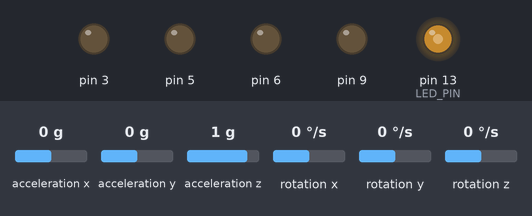
Bench run of a sketch on a simulated Arduino Leonardo, built with avr-gcc and run on an emulated ATmega32U4. On the bench: output pins drawn as LEDs (lit = HIGH). Inputs (shaded band) come from the test bench; at power-on: acceleration x 0 g, acceleration y 0 g, acceleration z 1 g, rotation x 0 °/s, rotation y 0 °/s, rotation z 0 °/s. The sensor or clock chip raises its interrupt line as the real part does.

Above: at 1.7 s.
1.8 s: acceleration x set to -0.3 g
At 2.3 s:
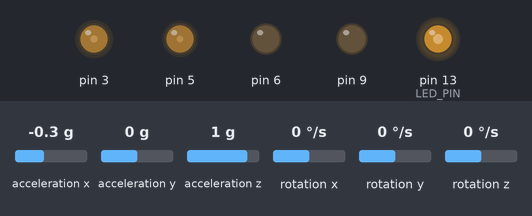
3.3 s: acceleration y set to -1.4 g
At 4.5 s:
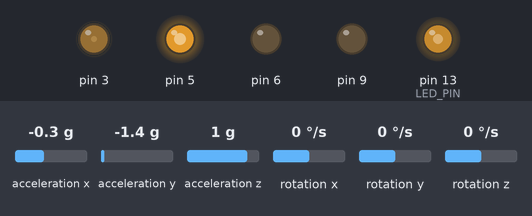
4.8 s: acceleration z set to -1.4 g
At 5.8 s:
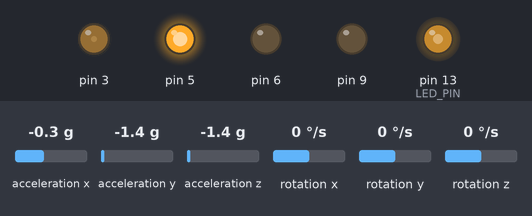
6.3 s: acceleration x set to -1.4 g
At 6.9 s:
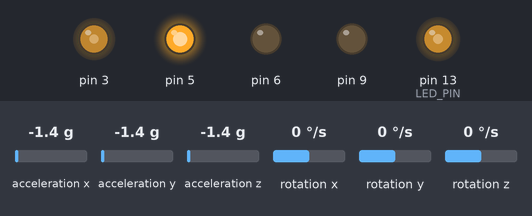
7.8 s: acceleration y set to -0.8 g
At 8.1 s:
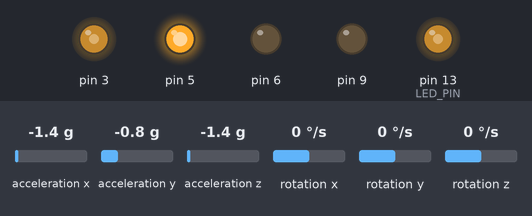
9.3 s: acceleration x set to 0 g
At 10.4 s:
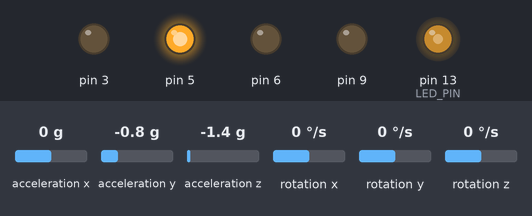
Timing chart, 0 to 11.8 s (numbered marks = the images above; inputs shaded):
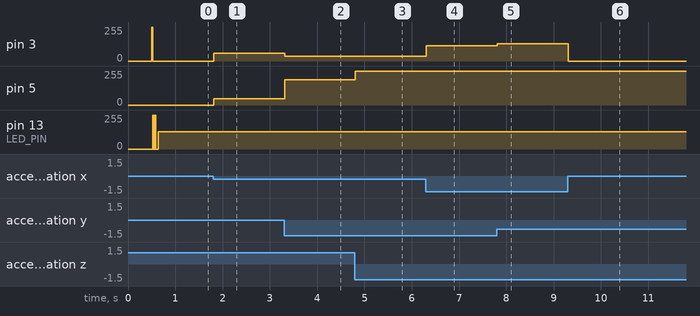

Measured:
- the behaviour switches between -0.1 and -0.2 g on acceleration x (found by bisection; images 0 and 1)
- after the input at 1.8 s, pin 3: 0/255 → 58/255 at once; pin 5: 0/255 → 48/255 at once
- after the input at 3.3 s, pin 3: 58/255 → 37/255 at once; pin 5: 48/255 → 189/255 at once
- after the input at 4.8 s, pin 3: 37/255 → 34/255 at once; pin 5: 189/255 → 255/255 at once
- after the input at 6.3 s, pin 3: 34/255 → 115/255 at once
- after the input at 7.8 s, pin 3: 115/255 → 130/255 at once
- after the input at 9.3 s, pin 3: 130/255 → 0/255 at once

The sketch:

techrip.ino
```cpp
/*
 * THE CODE IS NOT IN ITS ORIGINAL STATE!!
*/

// I2C device class (I2Cdev) demonstration Arduino sketch for MPU6050 class using DMP (MotionApps v2.0)
// 6/21/2012 by Jeff Rowberg <jeff@rowberg.net>
// Updates should (hopefully) always be available at https://github.com/jrowberg/i2cdevlib
//
// Changelog:
//      2013-05-08 - added seamless Fastwire support
//                 - added note about gyro calibration
//      2012-06-21 - added note about Arduino 1.0.1 + Leonardo compatibility error
//      2012-06-20 - improved FIFO overflow handling and simplified read process
//      2012-06-19 - completely rearranged DMP initialization code and simplification
//      2012-06-13 - pull gyro and accel data from FIFO packet instead of reading directly
//      2012-06-09 - fix broken FIFO read sequence and change interrupt detection to RISING
//      2012-06-05 - add gravity-compensated initial reference frame acceleration output
//                 - add 3D math helper file to DMP6 example sketch
//                 - add Euler output and Yaw/Pitch/Roll output formats
//      2012-06-04 - remove accel offset clearing for better results (thanks Sungon Lee)
//      2012-06-01 - fixed gyro sensitivity to be 2000 deg/sec instead of 250
//      2012-05-30 - basic DMP initialization working

/* ============================================
I2Cdev device library code is placed under the MIT license
Copyright (c) 2012 Jeff Rowberg

Permission is hereby granted, free of charge, to any person obtaining a copy
of this software and associated documentation files (the "Software"), to deal
in the Software without restriction, including without limitation the rights
to use, copy, modify, merge, publish, distribute, sublicense, and/or sell
copies of the Software, and to permit persons to whom the Software is
furnished to do so, subject to the following conditions:

The above copyright notice and this permission notice shall be included in
all copies or substantial portions of the Software.

THE SOFTWARE IS PROVIDED "AS IS", WITHOUT WARRANTY OF ANY KIND, EXPRESS OR
IMPLIED, INCLUDING BUT NOT LIMITED TO THE WARRANTIES OF MERCHANTABILITY,
FITNESS FOR A PARTICULAR PURPOSE AND NONINFRINGEMENT. IN NO EVENT SHALL THE
AUTHORS OR COPYRIGHT HOLDERS BE LIABLE FOR ANY CLAIM, DAMAGES OR OTHER
LIABILITY, WHETHER IN AN ACTION OF CONTRACT, TORT OR OTHERWISE, ARISING FROM,
OUT OF OR IN CONNECTION WITH THE SOFTWARE OR THE USE OR OTHER DEALINGS IN
THE SOFTWARE.
===============================================
*/

// I2Cdev and MPU6050 must be installed as libraries, or else the .cpp/.h files
// for both classes must be in the include path of your project
#include "I2Cdev.h"

#include "MPU6050_6Axis_MotionApps20.h"
//#include "MPU6050.h" // not necessary if using MotionApps include file

// Arduino Wire library is required if I2Cdev I2CDEV_ARDUINO_WIRE implementation
// is used in I2Cdev.h
#if I2CDEV_IMPLEMENTATION == I2CDEV_ARDUINO_WIRE
    #include "Wire.h"
#endif

// class default I2C address is 0x68
// specific I2C addresses may be passed as a parameter here
// AD0 low = 0x68 (default for SparkFun breakout and InvenSense evaluation board)
// AD0 high = 0x69
MPU6050 mpu;
//MPU6050 mpu(0x69); // <-- use for AD0 high

/* =========================================================================
   NOTE: In addition to connection 3.3v, GND, SDA, and SCL, this sketch
   depends on the MPU-6050's INT pin being connected to the Arduino's
   external interrupt #0 pin. On the Arduino Uno and Mega 2560, this is
   digital I/O pin 2.
 * ========================================================================= */

/* =========================================================================
   NOTE: Arduino v1.0.1 with the Leonardo board generates a compile error
   when using Serial.write(buf, len). The Teapot output uses this method.
   The solution requires a modification to the Arduino USBAPI.h file, which
   is fortunately simple, but annoying. This will be fixed in the next IDE
   release. For more info, see these links:

   http://arduino.cc/forum/index.php/topic,109987.0.html
   http://code.google.com/p/arduino/issues/detail?id=958
 * ========================================================================= */


// uncomment "OUTPUT_READABLE_QUATERNION" if you want to see the actual
// quaternion components in a [w, x, y, z] format (not best for parsing
// on a remote host such as Processing or something though)
//#define OUTPUT_READABLE_QUATERNION

// uncomment "OUTPUT_READABLE_EULER" if you want to see Euler angles
// (in degrees) calculated from the quaternions coming from the FIFO.
// Note that Euler angles suffer from gimbal lock (for more info, see
// http://en.wikipedia.org/wiki/Gimbal_lock)
//#define OUTPUT_READABLE_EULER

// uncomment "OUTPUT_READABLE_YAWPITCHROLL" if you want to see the yaw/
// pitch/roll angles (in degrees) calculated from the quaternions coming
// from the FIFO. Note this also requires gravity vector calculations.
// Also note that yaw/pitch/roll angles suffer from gimbal lock (for
// more info, see: http://en.wikipedia.org/wiki/Gimbal_lock)
#define OUTPUT_READABLE_YAWPITCHROLL

// uncomment "OUTPUT_READABLE_REALACCEL" if you want to see acceleration
// components with gravity removed. This acceleration reference frame is
// not compensated for orientation, so +X is always +X according to the
// sensor, just without the effects of gravity. If you want acceleration
// compensated for orientation, us OUTPUT_READABLE_WORLDACCEL instead.
//#define OUTPUT_READABLE_REALACCEL

// uncomment "OUTPUT_READABLE_WORLDACCEL" if you want to see acceleration
// components with gravity removed and adjusted for the world frame of
// reference (yaw is relative to initial orientation, since no magnetometer
// is present in this case). Could be quite handy in some cases.
//#define OUTPUT_READABLE_WORLDACCEL

// uncomment "OUTPUT_TEAPOT" if you want output that matches the
// format used for the InvenSense teapot demo
//#define OUTPUT_TEAPOT


//uncomment for serial log
//#define SERIAL_DEBUG

#define LED_PIN 13 // (Arduino is 13, Teensy is 11, Teensy++ is 6)
bool blinkState = false;

// MPU control/status vars
bool dmpReady = false;  // set true if DMP init was successful
uint8_t mpuIntStatus;   // holds actual interrupt status byte from MPU
uint8_t devStatus;      // return status after each device operation (0 = success, !0 = error)
uint16_t packetSize;    // expected DMP packet size (default is 42 bytes)
uint16_t fifoCount;     // count of all bytes currently in FIFO
uint8_t fifoBuffer[64]; // FIFO storage buffer

// orientation/motion vars
Quaternion q;           // [w, x, y, z]         quaternion container
VectorInt16 aa;         // [x, y, z]            accel sensor measurements
VectorInt16 aaReal;     // [x, y, z]            gravity-free accel sensor measurements
VectorInt16 aaWorld;    // [x, y, z]            world-frame accel sensor measurements
VectorFloat gravity;    // [x, y, z]            gravity vector
float euler[3];         // [psi, theta, phi]    Euler angle container
float ypr[3];           // [yaw, pitch, roll]   yaw/pitch/roll container and gravity vector

// packet structure for InvenSense teapot demo
uint8_t teapotPacket[14] = { '$', 0x02, 0,0, 0,0, 0,0, 0,0, 0x00, 0x00, '\r', '\n' };


// ================================================================
// ===               INTERRUPT DETECTION ROUTINE                ===
// ================================================================

volatile bool mpuInterrupt = false;     // indicates whether MPU interrupt pin has gone high
void dmpDataReady() {
    mpuInterrupt = true;
}


// ================================================================
// ===                      INITIAL SETUP                       ===
// ================================================================

void mpu_setup(int x_off, int y_off, int z_off,int z_accel) {
    // join I2C bus (I2Cdev library doesn't do this automatically)
    #if I2CDEV_IMPLEMENTATION == I2CDEV_ARDUINO_WIRE
        Wire.begin();
        TWBR = 24; // 400kHz I2C clock (200kHz if CPU is 8MHz)
    #elif I2CDEV_IMPLEMENTATION == I2CDEV_BUILTIN_FASTWIRE
        Fastwire::setup(400, true);
    #endif

    // initialize serial communication
    // (115200 chosen because it is required for Teapot Demo output, but it's
    // really up to you depending on your project)
    #ifdef SERIAL_DEBUG
      Serial.begin(115200);
      while (!Serial); // wait for Leonardo enumeration, others continue immediately
    #endif
    // NOTE: 8MHz or slower host processors, like the Teensy @ 3.3v or Ardunio
    // Pro Mini running at 3.3v, cannot handle this baud rate reliably due to
    // the baud timing being too misaligned with processor ticks. You must use
    // 38400 or slower in these cases, or use some kind of external separate
    // crystal solution for the UART timer.

    // initialize device
    #ifdef SERIAL_DEBUG
      Serial.println(F("Initializing I2C devices..."));
    #endif
    mpu.initialize();

    // verify connection
    #ifdef SERIAL_DEBUG
      Serial.println(F("Testing device connections..."));
      Serial.println(mpu.testConnection() ? F("MPU6050 connection successful") : F("MPU6050 connection failed"));
    #endif
    // wait for ready
    #ifdef SERIAL_DEBUG
    Serial.println(F("\nSend any character to begin DMP programming and demo: "));
      while (Serial.available() && Serial.read()); // empty buffer
      while (!Serial.available());                 // wait for data
      while (Serial.available() && Serial.read()); // empty buffer again
    #endif
    // load and configure the DMP
    #ifdef SERIAL_DEBUG
      Serial.println(F("Initializing DMP..."));
    #endif
    devStatus = mpu.dmpInitialize();

    // supply your own gyro offsets here, scaled for min sensitivity
    mpu.setXGyroOffset(x_off);
    mpu.setYGyroOffset(y_off);
    mpu.setZGyroOffset(z_off);
    mpu.setZAccelOffset(z_accel); // 1688 factory default for my test chip

    // make sure it worked (returns 0 if so)
    if (devStatus == 0) {
        // turn on the DMP, now that it's ready
        #ifdef SERIAL_DEBUG
          Serial.println(F("Enabling DMP..."));
        #endif
        mpu.setDMPEnabled(true);

        // enable Arduino interrupt detection
        #ifdef SERIAL_DEBUG
          Serial.println(F("Enabling interrupt detection (Arduino external interrupt 0)..."));
        #endif
        attachInterrupt(0, dmpDataReady, RISING);
        mpuIntStatus = mpu.getIntStatus();

        // set our DMP Ready flag so the main loop() function knows it's okay to use it
        #ifdef SERIAL_DEBUG
          Serial.println(F("DMP ready! Waiting for first interrupt..."));
        #endif
        dmpReady = true;

        // get expected DMP packet size for later comparison
        packetSize = mpu.dmpGetFIFOPacketSize();
    } else {
        // ERROR!
        // 1 = initial memory load failed
        // 2 = DMP configuration updates failed
        // (if it's going to break, usually the code will be 1)
        #ifdef SERIAL_DEBUG
          Serial.print(F("DMP Initialization failed (code "));
          Serial.print(devStatus);
          Serial.println(F(")"));
        #endif
    }

    // configure LED for output
    pinMode(LED_PIN, OUTPUT);
}

/**/

void update_ypr(float *yaw, float *pitch, float *roll)
{
      // if programming failed, don't try to do anything
    if (!dmpReady) return;

    // wait for MPU interrupt or extra packet(s) available
    while (!mpuInterrupt && fifoCount < packetSize);

    // reset interrupt flag and get INT_STATUS byte
    mpuInterrupt = false;
    mpuIntStatus = mpu.getIntStatus();

    // get current FIFO count
    fifoCount = mpu.getFIFOCount();

    // check for overflow (this should never happen unless our code is too inefficient)
    if ((mpuIntStatus & 0x10) || fifoCount == 1024) {
        // reset so we can continue cleanly
        mpu.resetFIFO();
        #ifdef SERIAL_DEBUG
          Serial.println(F("FIFO overflow!"));
        #endif
    // otherwise, check for DMP data ready interrupt (this should happen frequently)
    } else if (mpuIntStatus & 0x02) {
        // wait for correct available data length, should be a VERY short wait
        while (fifoCount < packetSize) fifoCount = mpu.getFIFOCount();

        // read a packet from FIFO
        mpu.getFIFOBytes(fifoBuffer, packetSize);

        // track FIFO count here in case there is > 1 packet available
        // (this lets us immediately read more without waiting for an interrupt)
        fifoCount -= packetSize;

        //values in degrees
        mpu.dmpGetQuaternion(&q, fifoBuffer);
        mpu.dmpGetGravity(&gravity, &q);
        mpu.dmpGetYawPitchRoll(ypr, &q, &gravity);
        *yaw = ypr[0] * 180 / M_PI;
        *pitch = ypr[1] * 180 / M_PI;
        *roll = ypr[2] * 180 / M_PI;

        #ifdef SERIAL_DEBUG
          Serial.print("ypr\t");
          Serial.print(ypr[0] * 180/M_PI);
          Serial.print("\t");
          Serial.print(ypr[1] * 180/M_PI);
          Serial.print("\t");
          Serial.println(ypr[2] * 180/M_PI);
        #endif
        // blink LED to indicate activity
        blinkState = !blinkState;
        digitalWrite(LED_PIN, blinkState);
    }
}


/*
// ================================================================
// ===                    MAIN PROGRAM LOOP                     ===
// ================================================================

void loop() {
    // if programming failed, don't try to do anything
    if (!dmpReady) return;

    // wait for MPU interrupt or extra packet(s) available
    while (!mpuInterrupt && fifoCount < packetSize) {
        // other program behavior stuff here
        // .
        // .
        // .
        // if you are really paranoid you can frequently test in between other
        // stuff to see if mpuInterrupt is true, and if so, "break;" from the
        // while() loop to immediately process the MPU data
        // .
        // .
        // .
    }

    // reset interrupt flag and get INT_STATUS byte
    mpuInterrupt = false;
    mpuIntStatus = mpu.getIntStatus();

    // get current FIFO count
    fifoCount = mpu.getFIFOCount();

    // check for overflow (this should never happen unless our code is too inefficient)
    if ((mpuIntStatus & 0x10) || fifoCount == 1024) {
        // reset so we can continue cleanly
        mpu.resetFIFO();
        Serial.println(F("FIFO overflow!"));

    // otherwise, check for DMP data ready interrupt (this should happen frequently)
    } else if (mpuIntStatus & 0x02) {
        // wait for correct available data length, should be a VERY short wait
        while (fifoCount < packetSize) fifoCount = mpu.getFIFOCount();

        // read a packet from FIFO
        mpu.getFIFOBytes(fifoBuffer, packetSize);

        // track FIFO count here in case there is > 1 packet available
        // (this lets us immediately read more without waiting for an interrupt)
        fifoCount -= packetSize;

        #ifdef OUTPUT_READABLE_QUATERNION
            // display quaternion values in easy matrix form: w x y z
            mpu.dmpGetQuaternion(&q, fifoBuffer);
            Serial.print("quat\t");
            Serial.print(q.w);
            Serial.print("\t");
            Serial.print(q.x);
            Serial.print("\t");
            Serial.print(q.y);
            Serial.print("\t");
            Serial.println(q.z);
        #endif

        #ifdef OUTPUT_READABLE_EULER
            // display Euler angles in degrees
            mpu.dmpGetQuaternion(&q, fifoBuffer);
            mpu.dmpGetEuler(euler, &q);
            Serial.print("euler\t");
            Serial.print(euler[0] * 180/M_PI);
            Serial.print("\t");
            Serial.print(euler[1] * 180/M_PI);
            Serial.print("\t");
            Serial.println(euler[2] * 180/M_PI);
        #endif


        #ifdef OUTPUT_READABLE_YAWPITCHROLL
            // display Euler angles in degrees
            mpu.dmpGetQuaternion(&q, fifoBuffer);
            mpu.dmpGetGravity(&gravity, &q);
            mpu.dmpGetYawPitchRoll(ypr, &q, &gravity);
            Serial.print("ypr\t");
            Serial.print(ypr[0] * 180/M_PI);
            Serial.print("\t");
            Serial.print(ypr[1] * 180/M_PI);
            Serial.print("\t");
            Serial.println(ypr[2] * 180/M_PI);
        #endif

        #ifdef OUTPUT_READABLE_REALACCEL
            // display real acceleration, adjusted to remove gravity
            mpu.dmpGetQuaternion(&q, fifoBuffer);
            mpu.dmpGetAccel(&aa, fifoBuffer);
            mpu.dmpGetGravity(&gravity, &q);
            mpu.dmpGetLinearAccel(&aaReal, &aa, &gravity);
            Serial.print("areal\t");
            Serial.print(aaReal.x);
            Serial.print("\t");
            Serial.print(aaReal.y);
            Serial.print("\t");
            Serial.println(aaReal.z);
        #endif

        #ifdef OUTPUT_READABLE_WORLDACCEL
            // display initial world-frame acceleration, adjusted to remove gravity
            // and rotated based on known orientation from quaternion
            mpu.dmpGetQuaternion(&q, fifoBuffer);
            mpu.dmpGetAccel(&aa, fifoBuffer);
            mpu.dmpGetGravity(&gravity, &q);
            mpu.dmpGetLinearAccel(&aaReal, &aa, &gravity);
            mpu.dmpGetLinearAccelInWorld(&aaWorld, &aaReal, &q);
            Serial.print("aworld\t");
            Serial.print(aaWorld.x);
            Serial.print("\t");
            Serial.print(aaWorld.y);
            Serial.print("\t");
            Serial.println(aaWorld.z);
        #endif

        #ifdef OUTPUT_TEAPOT
            // display quaternion values in InvenSense Teapot demo format:
            teapotPacket[2] = fifoBuffer[0];
            teapotPacket[3] = fifoBuffer[1];
            teapotPacket[4] = fifoBuffer[4];
            teapotPacket[5] = fifoBuffer[5];
            teapotPacket[6] = fifoBuffer[8];
            teapotPacket[7] = fifoBuffer[9];
            teapotPacket[8] = fifoBuffer[12];
            teapotPacket[9] = fifoBuffer[13];
            Serial.write(teapotPacket, 14);
            teapotPacket[11]++; // packetCount, loops at 0xFF on purpose
        #endif

        // blink LED to indicate activity
        blinkState = !blinkState;
        digitalWrite(LED_PIN, blinkState);
    }
}*/
```

Source omitted: main.ino (2558 bytes)
